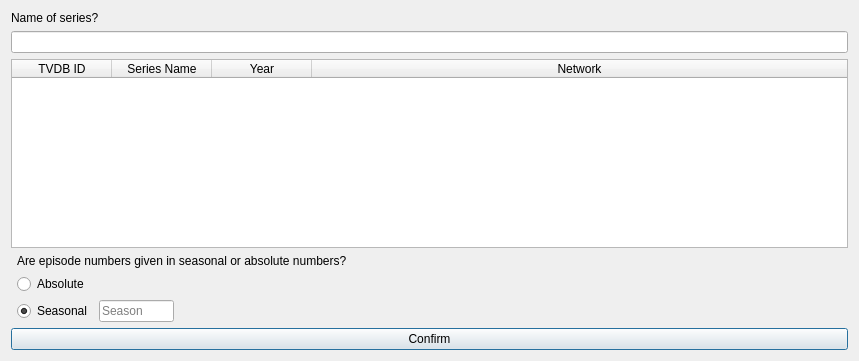
<?xml version="1.0" encoding="UTF-8"?>
<ui version="4.0">
 <class>series_selection</class>
 <widget class="QDialog" name="series_selection">
  <property name="geometry">
   <rect>
    <x>0</x>
    <y>0</y>
    <width>859</width>
    <height>361</height>
   </rect>
  </property>
  <property name="sizePolicy">
   <sizepolicy hsizetype="Expanding" vsizetype="Expanding">
    <horstretch>0</horstretch>
    <verstretch>0</verstretch>
   </sizepolicy>
  </property>
  <property name="windowTitle">
   <string/>
  </property>
  <property name="sizeGripEnabled">
   <bool>false</bool>
  </property>
  <layout class="QVBoxLayout" name="verticalLayout">
   <item>
    <widget class="QLabel" name="label">
     <property name="sizePolicy">
      <sizepolicy hsizetype="Preferred" vsizetype="Fixed">
       <horstretch>0</horstretch>
       <verstretch>0</verstretch>
      </sizepolicy>
     </property>
     <property name="text">
      <string>Name of series?</string>
     </property>
    </widget>
   </item>
   <item>
    <widget class="QLineEdit" name="input_name"/>
   </item>
   <item>
    <widget class="QTableWidget" name="table_search_results">
     <property name="enabled">
      <bool>true</bool>
     </property>
     <property name="editTriggers">
      <set>QAbstractItemView::NoEditTriggers</set>
     </property>
     <property name="tabKeyNavigation">
      <bool>false</bool>
     </property>
     <property name="showDropIndicator" stdset="0">
      <bool>false</bool>
     </property>
     <property name="dragDropOverwriteMode">
      <bool>false</bool>
     </property>
     <property name="selectionMode">
      <enum>QAbstractItemView::SingleSelection</enum>
     </property>
     <property name="selectionBehavior">
      <enum>QAbstractItemView::SelectRows</enum>
     </property>
     <property name="sortingEnabled">
      <bool>true</bool>
     </property>
     <attribute name="horizontalHeaderShowSortIndicator" stdset="0">
      <bool>true</bool>
     </attribute>
     <attribute name="horizontalHeaderStretchLastSection">
      <bool>true</bool>
     </attribute>
     <column>
      <property name="text">
       <string>TVDB ID</string>
      </property>
     </column>
     <column>
      <property name="text">
       <string>Series Name</string>
      </property>
     </column>
     <column>
      <property name="text">
       <string>Year</string>
      </property>
     </column>
     <column>
      <property name="text">
       <string>Network</string>
      </property>
     </column>
    </widget>
   </item>
   <item>
    <layout class="QFormLayout" name="formLayout">
     <property name="fieldGrowthPolicy">
      <enum>QFormLayout::AllNonFixedFieldsGrow</enum>
     </property>
     <property name="rowWrapPolicy">
      <enum>QFormLayout::DontWrapRows</enum>
     </property>
     <property name="formAlignment">
      <set>Qt::AlignLeading|Qt::AlignLeft|Qt::AlignVCenter</set>
     </property>
     <property name="horizontalSpacing">
      <number>6</number>
     </property>
     <property name="verticalSpacing">
      <number>6</number>
     </property>
     <property name="leftMargin">
      <number>6</number>
     </property>
     <property name="rightMargin">
      <number>6</number>
     </property>
     <item row="1" column="0" colspan="2">
      <widget class="QLabel" name="label_s_or_a">
       <property name="text">
        <string>Are episode numbers given in seasonal or absolute numbers?</string>
       </property>
      </widget>
     </item>
     <item row="2" column="0" colspan="2">
      <widget class="QRadioButton" name="radio_a">
       <property name="sizePolicy">
        <sizepolicy hsizetype="Fixed" vsizetype="Expanding">
         <horstretch>0</horstretch>
         <verstretch>0</verstretch>
        </sizepolicy>
       </property>
       <property name="text">
        <string>Absolute</string>
       </property>
      </widget>
     </item>
     <item row="3" column="0">
      <widget class="QRadioButton" name="radio_s">
       <property name="sizePolicy">
        <sizepolicy hsizetype="Fixed" vsizetype="Expanding">
         <horstretch>0</horstretch>
         <verstretch>0</verstretch>
        </sizepolicy>
       </property>
       <property name="text">
        <string>Seasonal</string>
       </property>
       <property name="checked">
        <bool>true</bool>
       </property>
      </widget>
     </item>
     <item row="3" column="1">
      <widget class="QLineEdit" name="input_season">
       <property name="sizePolicy">
        <sizepolicy hsizetype="Expanding" vsizetype="Expanding">
         <horstretch>0</horstretch>
         <verstretch>0</verstretch>
        </sizepolicy>
       </property>
       <property name="maximumSize">
        <size>
         <width>75</width>
         <height>16777215</height>
        </size>
       </property>
       <property name="placeholderText">
        <string>Season</string>
       </property>
      </widget>
     </item>
    </layout>
   </item>
   <item>
    <widget class="QPushButton" name="button_confirm">
     <property name="text">
      <string>Confirm</string>
     </property>
    </widget>
   </item>
  </layout>
 </widget>
 <resources/>
 <connections/>
</ui>
